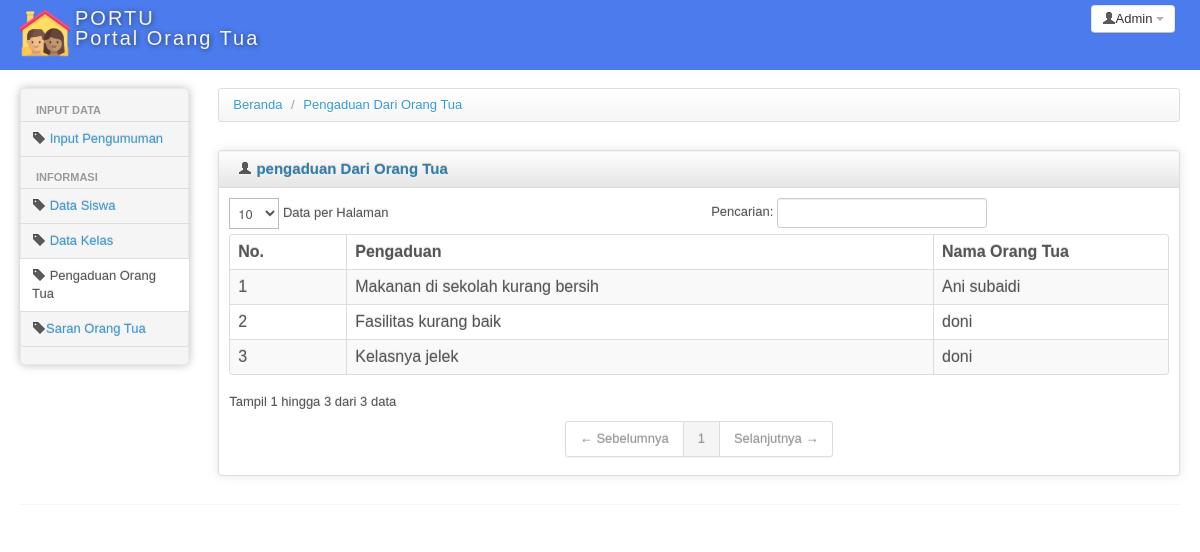
Page /portu/index.php?modul=pengaduan_A (signed in) on the committed database.
### tables this page shows
CREATE TABLE IF NOT EXISTS `pengaduan` (
  `id_pengaduan` int(11) NOT NULL AUTO_INCREMENT,
  `pengaduan` varchar(111) NOT NULL,
  `id_ortu` int(11) NOT NULL,
  PRIMARY KEY (`id_pengaduan`)
);

CREATE TABLE IF NOT EXISTS `ortu` (
  `id_ortu` int(11) NOT NULL AUTO_INCREMENT,
  `nama_ortu` varchar(111) NOT NULL,
  `username` varchar(111) NOT NULL,
  `password` varchar(111) NOT NULL,
  `hak_akses` varchar(10) NOT NULL,
  PRIMARY KEY (`id_ortu`)
);

### portu/modul/mod_pengaduan/pengaduan_A.php (the view, shortened to what this page needs)
<?php
$query = mysql_query("select * from pengaduan inner join ortu on ortu.id_ortu=pengaduan.id_ortu ");
?>
<div>
    <ul class="breadcrumb">
        <li>
            <a href="index.php?modul=home">Beranda</a> <span class="divider">/</span>
        </li>
        <li>
            <a href="index.php?modul=pengaduan">Pengaduan Dari Orang Tua</a>
        </li>
    </ul>
</div>
<div class="row-fluid sortable">
    <div class="box span12">
        <div class="box-header well" data-original-title>
            <h2><i class="icon-user"></i> pengaduan Dari Orang Tua</h2>
        </div>
        <div class="box-content">
            <table class="table table-striped table-bordered bootstrap-datatable datatable">
                <thead>
                    <tr>
                        <th style="width: 10%;">
                            No.
                        </th>
                        <th style="width: 50%;">
                            Pengaduan
                        </th>
                        <th style="width: 20%;">
                            Nama Orang Tua
                        </th>
                    </tr>
                </thead>
                <tbody>
                    <?php
                    $i = 1;
                    while ($data = mysql_fetch_array($query)) {
                    ?>
                        <tr>
                            <td><?php echo $i++; ?></td>
                            <td><?php echo $data['pengaduan']; ?></td>
                            <td><?php echo $data['nama_ortu']; ?></td>
                        </tr>
                    <?php } ?>
                </tbody>
            </table>
        </div>
    </div>
</div>

### portu/css/charisma-app.css (style rules this page uses)
.box { border: 1px solid #DEDEDE; border-radius:3px; -webkit-border-radius:3px; -moz-border-radius:3px; margin-top: 10px; margin-bottom: 10px ; box-shadow: 0 0 10px rgba(189, 189, 189, 0.4); -webkit-box-shadow: 0 0 10px rgba(189, 189, 189, 0.4); -moz-box-shadow: 0 0 10px rgba(189, 189, 189, 0.4); }
.box-header { border:none; padding-top:5px; border-bottom: 1px solid #DEDEDE; border-radius:3px 3px 0 0; -webkit-border-radius:3px 3px 0 0; -moz-border-radius:3px 3px 0 0; height:12px; min-height:12px; margin-bottom: 0; cursor:move; font-weight:bold; font-size:16px; background: -moz-linear-gradient(top, rgba(255,255,255,0) 0%, rgba(0,0,0,0.1) 100%); background: -webkit-gradient(linear, left top, left bottom, color-stop(0%,rgba(255,255,255,0)), color-stop(100%,rgba(0,0,0,0.1))); background: -webkit-linear-gradient(top, rgba(255,255,255,0) 0%,rgba(0,0,0,0.1) 100%); background: -o-linear-gradient(top, rgba(255,255,255,0) 0%,rgba(0,0,0,0.1) 100%); background: -ms-linear-gradient(top, rgba(255,255,255,0) 0%,rgba(0,0,0,0.1) 100%); background: linear-gradient(to bottom, rgba(255,255,255,0) 0%,rgba(0,0,0,0.1) 100%); filter: progid:DXImageTransform.Microsoft.gradient( startColorstr='#00ffffff', endColorstr='#1a000000',GradientType=0 ); }
.box-header h2 { font-size:15px; width:auto; clear:none; float:left; line-height:25px; white-space: nowrap; }
.box-header h2 > i { margin-top:1px; }
.box-content { padding:10px; }

### portu/header.php (style rules this page uses)
body { padding-bottom: 40px; }

### rows in the picture
pengaduan: pengaduan "Makanan di sekolah kurang bersih", id_ortu.nama_ortu "Ani subaidi"
pengaduan: pengaduan "Fasilitas kurang baik", id_ortu.nama_ortu "doni"
pengaduan: pengaduan "Kelasnya jelek", id_ortu.nama_ortu "doni"

### other values in the picture
$_SESSION['nama'] "Admin"
